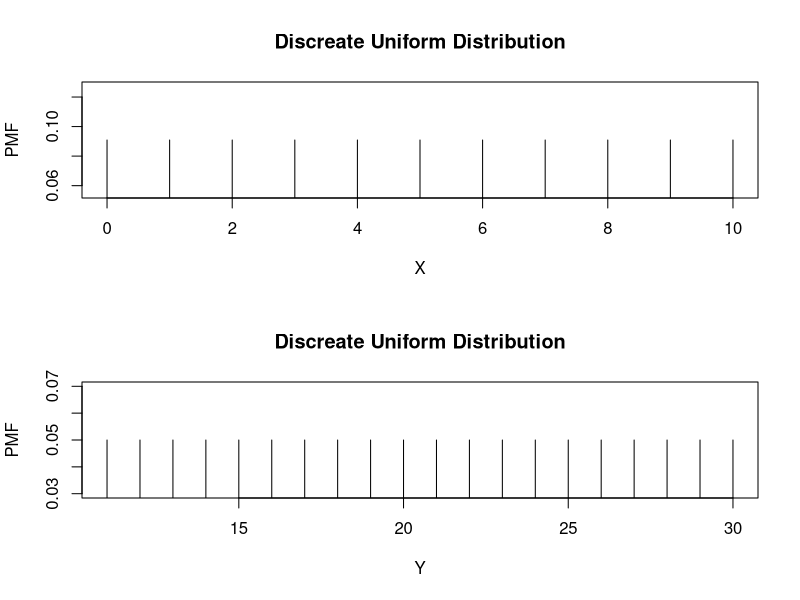

Here is the R script that generated this plot:
#Declearation of Random Variable X & Y
x <- seq(0, 10, 1)
x

y <- seq(11, 30, 1)
y

#Declearing PMF
px <- rep(1/length(x), 11)
px

py <- rep(1/length(y), 20)
py

par(mfrow = c(2, 1)) #plotting in 2 rows and 1 columns
#Plotting the PMF
plot(x, px, type = "h", xlab = "X", ylab = "PMF", main = "Discreate Uniform Distribution")
plot(y, py, type = "h", xlab = "Y", ylab = "PMF", main = "Discreate Uniform Distribution")